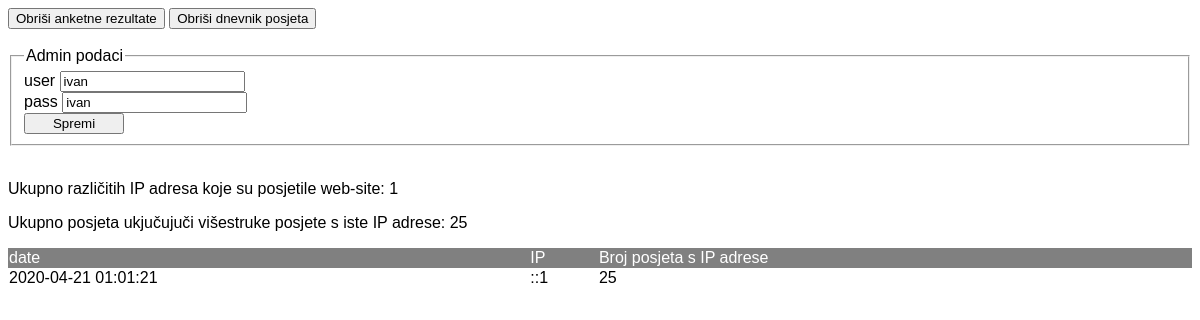
The page /admin/admin_hit_counter.php (signed in) on the database as committed earlier.
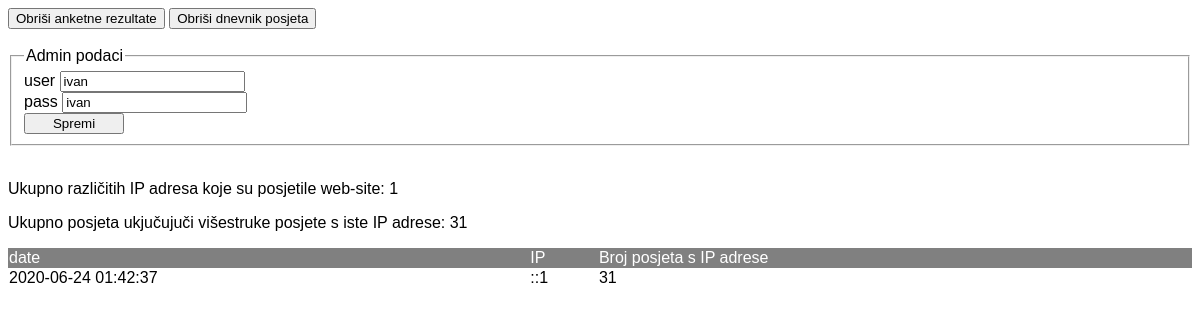
The same page on the database as committed later.
### tables this page shows
CREATE TABLE IF NOT EXISTS `users` (
  `user_id` int(11) NOT NULL AUTO_INCREMENT,
  `username` varchar(256) NOT NULL,
  `password` varchar(256) NOT NULL,
  PRIMARY KEY (`user_id`)
);

CREATE TABLE IF NOT EXISTS `hit_count` (
  `ip` char(15) NOT NULL,
  `date` datetime NOT NULL,
  `total` int(11) NOT NULL,
  PRIMARY KEY (`ip`)
);

### classes.php (called while the page is built, shortened)
<?php
if(!class_exists("connect"))
{
	class connect
	{
		public $dbhost = 'localhost';
		public $dbuser = 'root';
		public $dbpass = '';
		public $dbname = '';
		function __construct()
		{
			if(!isset($_SESSION['lang']) || $_SESSION['lang'] == "cro")
			{
				$this->dbname = "personal-web-ig_hr";
			}
			$this->mysqli = new mysqli($this->dbhost, $this->dbuser, $this->dbpass, $this->dbname);
		}
	}
}
?>

### admin/admin_hit_counter.php (the view, shortened to what this page needs)
<!DOCTYPE html PUBLIC "-//W3C//DTD XHTML 1.0 Transitional//EN" "http://www.w3.org/TR/xhtml1/DTD/xhtml1-transitional.dtd">
<html xmlns="http://www.w3.org/1999/xhtml">
<head>
	<link rel="stylesheet" type="text/css" href="admin.css"></script>
</head>
<body>
<?php
		include("../classes.php");
		$conn = new connect();
		$hitResult = $conn->mysqli->query("select ip, date, total from hit_count order by date");
		echo "<form method='POST' id='formHitCounter'> <input type='hidden' name='inpAction' id='inpAction'>";
		echo '<button type="submit" name="deletePoll">Obriši anketne rezultate</button>&nbsp;';
		echo '<button type="submit" name="deleteHits">Obriši dnevnik posjeta</button><br/><br/>';
		$usersResult = $conn->mysqli->query("select username, password from users");
		$row = $usersResult->fetch_array();
		echo '<fieldset><legend>Admin podaci</legend>';
		echo "user <input type='text' name='inpAdminUser' value='".$row["username"]."'></input><br/>";
		echo "pass <input type='text' name='inpAdminPass' value='".$row["password"]."'></input><br/>";
		echo '<button type="submit" name="saveAdmin">Spremi</button>';
		echo '</fieldset><br/>';
		$hitCountResult = $conn->mysqli->query("select count(ip) as total_per_ip, sum(total) as all_requests_from_all_IPs from hit_count");
		$row = $hitCountResult->fetch_array();
		echo '<p><label>Ukupno različitih IP adresa koje su posjetile web-site: '.$row["total_per_ip"].'</label></p>';
		echo '<p><label>Ukupno posjeta ukjučujuči višestruke posjete s iste IP adrese: '.$row["all_requests_from_all_IPs"].'</label></p>';
		echo "<table width='100%' cellpading='0' cellspacing='0' class='adminTable'>";
		echo '<tr><td>date</td><td>IP</td><td>Broj posjeta s IP adrese</td></tr>';
		while($row = $hitResult->fetch_array())
		{
			echo '<tr><td>'.$row["date"].'</td><td>'.$row["ip"].'</td><td>'.$row["total"].'</td></tr>';
		}
		echo "</table></form>";
?>
</body>
</html>

### admin/admin.css (style rules this page uses)
table.adminTable>tbody>tr:first-child>td { background-color:grey; color:white; font:16px Arial; }
body { font:16px Arial; }
button { min-width:100px; }

Rows that differ between the two databases and show on the page:
changed hit_count "::1": date "2020-04-21 01:01:21" → "2020-06-24 01:42:37"; total "25" → "31"
Other text that changed with them:
$row["all_requests_from_all_IPs"]: "25" → "31"
